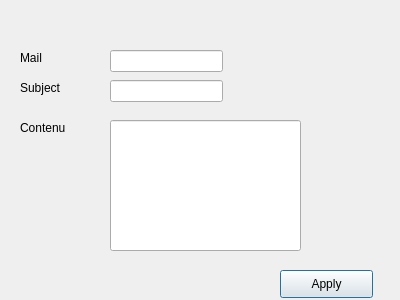
<?xml version="1.0" encoding="UTF-8"?>
<ui version="4.0">
 <class>Mail</class>
 <widget class="QDialog" name="Mail">
  <property name="geometry">
   <rect>
    <x>0</x>
    <y>0</y>
    <width>400</width>
    <height>300</height>
   </rect>
  </property>
  <property name="windowTitle">
   <string>Dialog</string>
  </property>
  <widget class="QLineEdit" name="lineEdit">
   <property name="geometry">
    <rect>
     <x>110</x>
     <y>50</y>
     <width>113</width>
     <height>22</height>
    </rect>
   </property>
  </widget>
  <widget class="QLabel" name="label">
   <property name="geometry">
    <rect>
     <x>20</x>
     <y>50</y>
     <width>55</width>
     <height>16</height>
    </rect>
   </property>
   <property name="text">
    <string>Mail</string>
   </property>
  </widget>
  <widget class="QLabel" name="label_2">
   <property name="geometry">
    <rect>
     <x>20</x>
     <y>80</y>
     <width>61</width>
     <height>16</height>
    </rect>
   </property>
   <property name="text">
    <string>Subject</string>
   </property>
  </widget>
  <widget class="QLineEdit" name="lineEdit_2">
   <property name="geometry">
    <rect>
     <x>110</x>
     <y>80</y>
     <width>113</width>
     <height>22</height>
    </rect>
   </property>
  </widget>
  <widget class="QLabel" name="label_3">
   <property name="geometry">
    <rect>
     <x>20</x>
     <y>120</y>
     <width>61</width>
     <height>16</height>
    </rect>
   </property>
   <property name="text">
    <string>Contenu</string>
   </property>
  </widget>
  <widget class="QPushButton" name="pushButton">
   <property name="geometry">
    <rect>
     <x>280</x>
     <y>270</y>
     <width>93</width>
     <height>28</height>
    </rect>
   </property>
   <property name="text">
    <string>Apply</string>
   </property>
  </widget>
  <widget class="QLineEdit" name="lineEdit_3">
   <property name="geometry">
    <rect>
     <x>110</x>
     <y>120</y>
     <width>191</width>
     <height>131</height>
    </rect>
   </property>
  </widget>
 </widget>
 <resources/>
 <connections/>
</ui>
